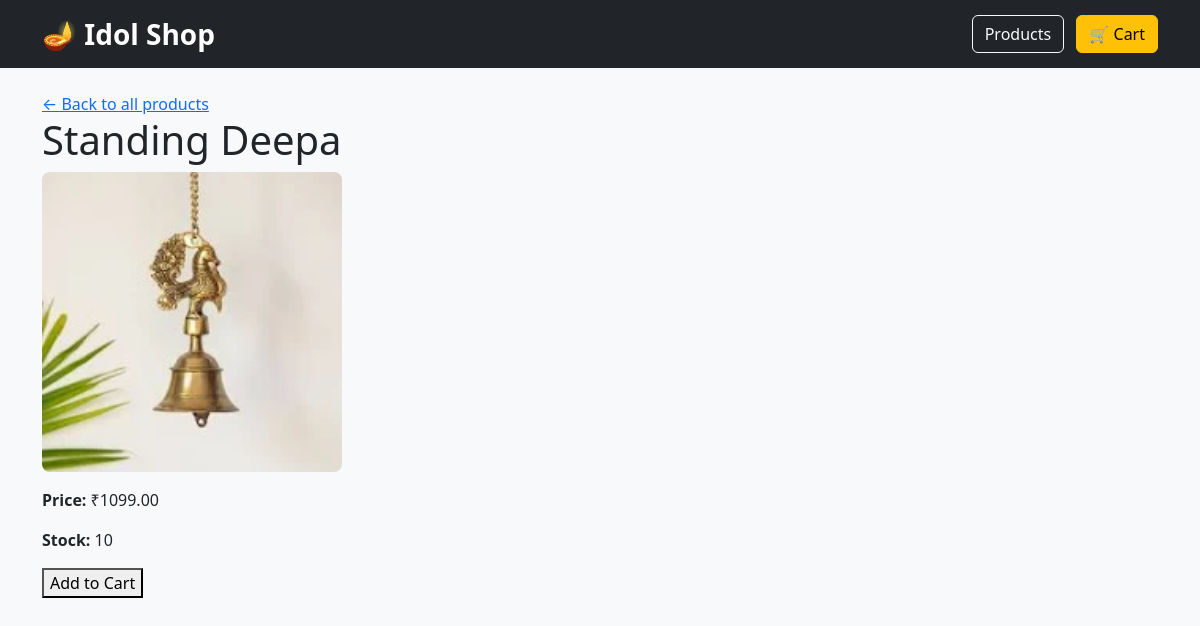
Screenshot of /products/standing-deepa/ with the database file from the repository.
### products/models.py (models this page shows, shortened)
class Product(models.Model):
    name = models.CharField(max_length=200)
    slug = models.SlugField(max_length=200, unique=True)
    category = models.ForeignKey(Category, on_delete=models.SET_NULL, null=True, related_name="products")
    description = models.TextField(blank=True)
    price = models.DecimalField(max_digits=10, decimal_places=2)
    stock = models.PositiveIntegerField(default=0)
    is_active = models.BooleanField(default=True)
    created_at = models.DateTimeField(auto_now_add=True)

class ProductImage(models.Model):
    product = models.ForeignKey(Product, on_delete=models.CASCADE, related_name="images")
    image = models.ImageField(upload_to="products/")
    is_primary = models.BooleanField(default=False)

### products/views.py (the view)
# urls.py: path("<slug:slug>/", views.product_detail, name="product_detail"),
def product_detail(request, slug):
    product = get_object_or_404(Product, slug=slug, is_active=True)
    return render(request, "products/product_detail.html", {
        "product": product
    })

### products/templates/products/product_detail.html (shortened to what this page needs)
{% extends "base.html" %}
{% block content %}
    <a href="{% url 'products:product_list' %}">&larr; Back to all products</a>
    <h1>{{ product.name }}</h1>
    {% for img in product.images.all %}
        <img src="{{ img.image.url }}" width="300" style="border-radius: 8px;">
    {% endfor %}
    <p><strong>Price:</strong> ₹{{ product.price }}</p>
    <p><strong>Stock:</strong> {{ product.stock }}</p>
    <form action="{% url 'products:cart_add' product.id %}" method="post">
        <button type="submit">Add to Cart</button>
    </form>
{% endblock %}

### templates/base.html (style rules this page uses)
body { background:#f8f9fa; }

### rows the page displays
Product: name "Standing Deepa", price "1099.00", stock "10"
ProductImage: image (picture)
